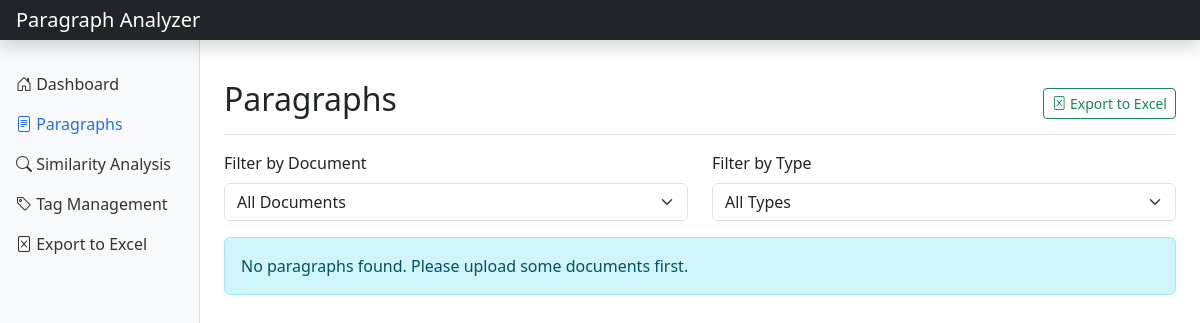
Before: /paragraphs?document_id=37 with the older database file.
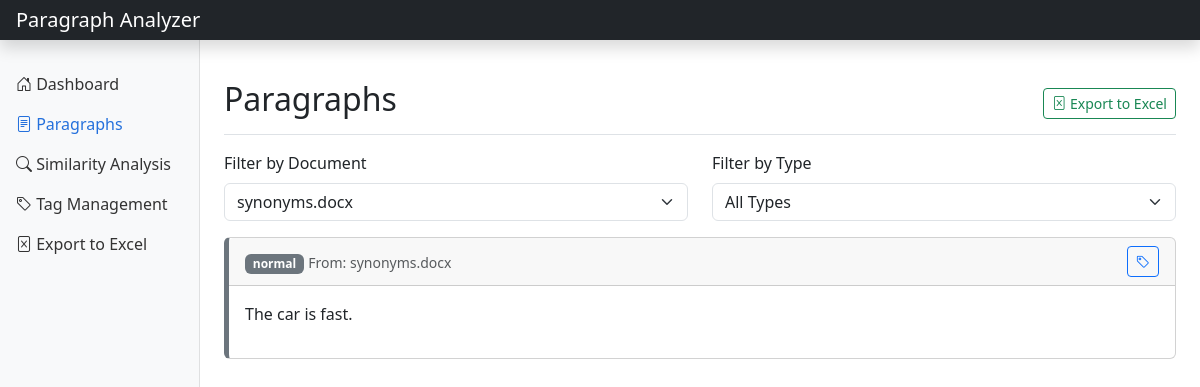
After: the same page with the newer database file.
### tables this page shows
CREATE TABLE paragraphs (
                id INTEGER PRIMARY KEY AUTOINCREMENT,
                content TEXT NOT NULL,
                document_id INTEGER NOT NULL,
                paragraph_type TEXT NOT NULL,
                position INTEGER NOT NULL,
                header_content TEXT,
                FOREIGN KEY (document_id) REFERENCES documents (id) ON DELETE CASCADE
            );

CREATE TABLE documents (
                id INTEGER PRIMARY KEY AUTOINCREMENT,
                filename TEXT NOT NULL,
                file_type TEXT NOT NULL,
                file_path TEXT NOT NULL,
                upload_date TEXT NOT NULL
            );

### app.py (the view)
@app.route('/paragraphs')
def view_paragraphs():
    document_id = request.args.get('document_id', type=int)
    paragraphs = db_manager.get_paragraphs(document_id)
    documents = db_manager.get_documents()
    tags = db_manager.get_tags()
    return render_template(
        'paragraphs.html',
        paragraphs=paragraphs,
        documents=documents,
        tags=tags,
        selected_document=document_id
    )

### database_manager.py (called while the page is built)
    def get_documents(self) -> List[Dict]:
        self.logger.info("Retrieving all documents")
        try:
            conn = sqlite3.connect(self.db_path)
            conn.row_factory = sqlite3.Row
            cursor = conn.cursor()
            cursor.execute('SELECT * FROM documents ORDER BY upload_date DESC')
            rows = cursor.fetchall()
            documents = [dict(row) for row in rows]
            conn.close()
            self.logger.info(f"Retrieved {len(documents)} documents")
            return documents
        except Exception as e:
            self.logger.error(f"Error retrieving documents: {str(e)}", exc_info=True)
            return []

### templates/paragraphs.html (shortened to what this page needs)
{% extends 'base.html' %}
{% block content %}
    <div class="d-flex justify-content-between flex-wrap flex-md-nowrap align-items-center pt-3 pb-2 mb-3 border-bottom">
        <h1 class="h2">Paragraphs</h1>
        <div class="btn-toolbar mb-2 mb-md-0">
            <a href="/export" class="btn btn-sm btn-outline-success">
                <i class="bi bi-file-excel"></i> Export to Excel
            </a>
        </div>
    </div>
    <div class="row mb-3">
        <div class="col-md-6">
            <label for="documentFilter" class="form-label">Filter by Document</label>
            <select class="form-select" id="documentFilter" onchange="filterByDocument(this.value)">
                <option value="">All Documents</option>
                {% for doc in documents %}
                    <option value="{{ doc.id }}" {% if selected_document == doc.id %}selected{% endif %}>{{ doc.filename }}</option>
                {% endfor %}
            </select>
        </div>
        <div class="col-md-6">
            <label for="paragraphTypeFilter" class="form-label">Filter by Type</label>
            <select class="form-select" id="paragraphTypeFilter" onchange="filterByType(this.value)">
                <option value="">All Types</option>
            </select>
        </div>
    </div>
    <div class="row">
        <div class="col-md-12">
            {% if paragraphs %}
                <div id="paragraphsList">
                    {% for para in paragraphs %}
                        <div class="card paragraph-card {{ para.paragraph_type }}" data-type="{{ para.paragraph_type }}" data-id="{{ para.id }}">
                            <div class="card-header d-flex justify-content-between align-items-center">
                                <div>
                                    <span class="badge bg-secondary">{{ para.paragraph_type }}</span>
                                    <small class="text-muted">From: {{ para.filename }}</small>
                                </div>
                                <div class="paragraph-tags">
                                    <button class="btn btn-sm btn-outline-primary" onclick="showTagModal({{ para.id }})">
                                        <i class="bi bi-tag"></i>
                                    </button>
                                </div>
                            </div>
                            <div class="card-body">
                                {% if para.paragraph_type == 'table' %}
                                    <pre class="table-content">{{ para.content }}</pre>
                                {% else %}
                                    <p>{{ para.content }}</p>
                                {% endif %}
                            </div>
                        </div>
                    {% endfor %}
                </div>
            {% else %}
                <div class="alert alert-info">
                    No paragraphs found. Please upload some documents first.
                </div>
            {% endif %}
        </div>
    </div>
{% endblock %}

Changed rows visible on the page:
added paragraphs: paragraph_type "normal", filename "synonyms.docx", content "The car is fast."
Other visible differences:
form field value: "All Documents" → "synonyms.docx"
text no longer shown: "No paragraphs found. Please upload some documents first."
